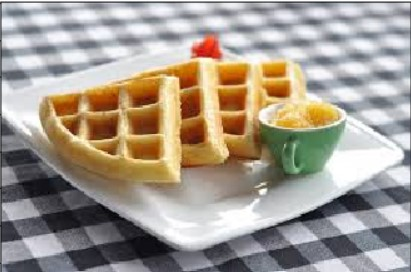
#> input picture harris_corner_detection_image.jpg, 411 x 272 px, given in place of harris_corner_detection_image_V.mp4, which was not available
$ python harris_corner_detection_video.py
#> lines starting #> are read from the running program, lines starting #| are printed output that depends on the picture; after the words box and inside, x2 and y2 are one past the last pixel; in counts of white or black regions, pixels touching at a corner belong together

import cv2
import numpy as np
# Load the original video
video = cv2.VideoCapture("harris_corner_detection_image_V.mp4")

# Check if the video opened successfully
if not video.isOpened():
    raise FileNotFoundError("Video not found!")


# Read and process each frame
while True:
    ret, frame = video.read()
#> frame is the input picture: shape (272, 411, 3); mean B, G, R 143.4, 154.9, 164.2

    # Stop when there are no more frames
    if not ret:
        break

    # Convert frame to grayscale
    gray = cv2.cvtColor(frame, cv2.COLOR_BGR2GRAY)
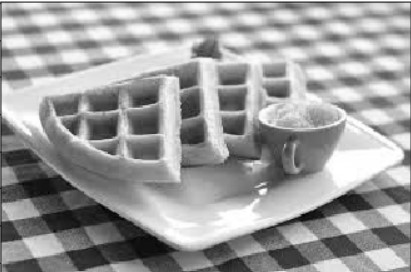
#> gray: shape (272, 411); min 1, max 255, mean 156.4

    # Convert grayscale frame to float32
    gray = np.float32(gray)

    # Apply Harris Corner Detection
    corners = cv2.cornerHarris(gray, blockSize=3, ksize=3, k=0.05)
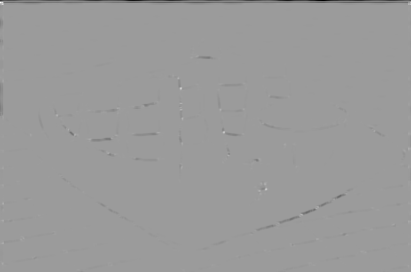
#> corners: shape (272, 411) float32; min -39297044, max 25094140, mean -199555.8; drawn with min black and max white

    # Dilate the detected corners
    corners = cv2.dilate(corners, None)
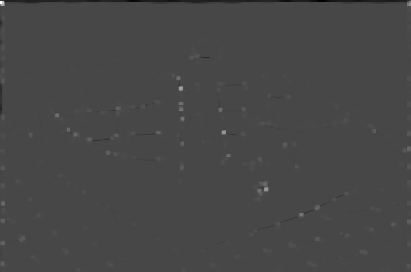
#> corners: shape (272, 411) float32; min -9815229, max 25094140, mean -190.2; drawn with min black and max white

    # Define a threshold
    threshold = 0.01 * corners.max()
#> threshold = 250941.4

    # Find strong local corner responses
    local_max = cv2.dilate(corners, np.ones((7, 7), np.uint8))
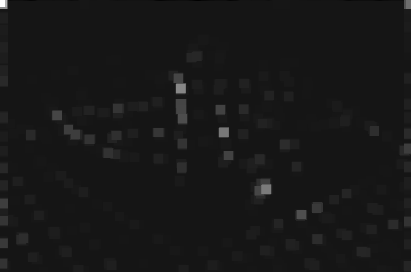
#> local_max: shape (272, 411) float32; min -2292225.5, max 25094140, mean 280086.8; drawn with min black and max white

    # Keep only strong local peaks
    corner_mask = (corners > threshold) & (corners == local_max)
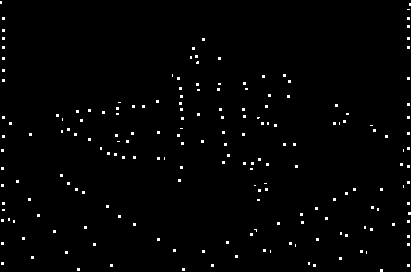
#> corner_mask: shape (272, 411) bool; 1.4% white in thin lines or dots

    # Get corner coordinates
    ys, xs = np.where(corner_mask)
#> ys = 1562 values from 1 to 271; xs = 1562 values, max 410 at index 7, min 0 at index 0, mean 207.8

    # Draw circles around detected corners
    for x, y in zip(xs, ys):
        cv2.circle(frame, (int(x), int(y)), 3, (0, 0, 255), 1)
#> this loop made 1562 passes
#> (x, y) on passes 1 to 3: (0, 1), (1, 1), (0, 2)
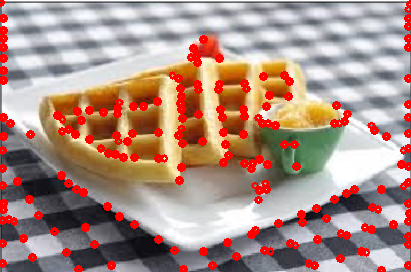
#> frame: shape (272, 411, 3); 9.14% of pixels changed, all inside (x1, y1, x2, y2) = (0, 0, 411, 272)

    # Display video with detected corners
    cv2.imshow("Harris Corner Detection - Video", frame)

    # Press q to exit
    if cv2.waitKey(30) & 0xFF == ord('q'):
#> (key q is pressed here)
        break


# Release the video and close windows
video.release()
cv2.destroyAllWindows()
